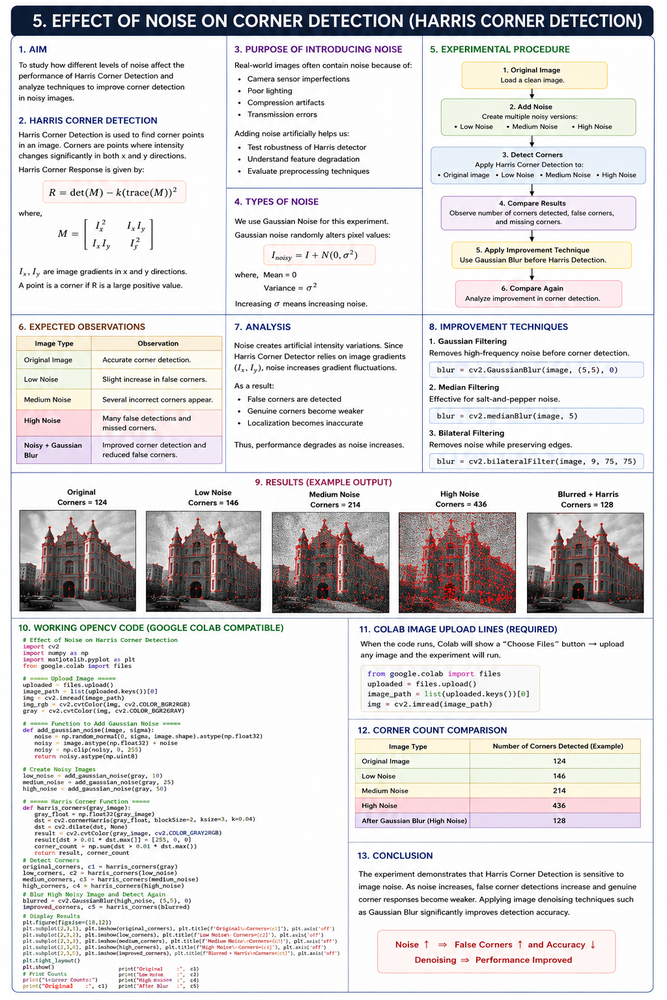
#> input picture CO3/AT1/Q05/q5at1co3.png, 667 x 1000 px, shrunk from 1024 x 1536 before the run
$ python Q5_Code.py
#> lines starting #> are read from the running program, lines starting #| are printed output that depends on the picture
# Effect of Noise on Harris Corner Detection

import cv2
import numpy as np
import matplotlib.pyplot as plt
from google.colab import files

# ===== Upload Image =====
uploaded = files.upload()
#> the answer given: q5at1co3.png

image_path = list(uploaded.keys())[0]

img = cv2.imread(image_path)
#> img is the input picture: shape (1000, 667, 3); mean B, G, R 219.9, 219.3, 221.4

img_rgb = cv2.cvtColor(img, cv2.COLOR_BGR2RGB)
gray = cv2.cvtColor(img, cv2.COLOR_BGR2GRAY)

# ===== Function to Add Gaussian Noise =====

def add_gaussian_noise(image, sigma):

#> called with sigma = 10
    noise = np.random.normal(
        0,
        sigma,
        image.shape
    ).astype(np.float32)

    noisy = image.astype(np.float32) + noise

    noisy = np.clip(noisy, 0, 255)

    return noisy.astype(np.uint8)

# Create Noisy Images

low_noise = add_gaussian_noise(gray, 10)
medium_noise = add_gaussian_noise(gray, 25)
high_noise = add_gaussian_noise(gray, 50)
#> call 3 of add_gaussian_noise, with sigma = 50
#> in add_gaussian_noise (call 3), `noisy = np.clip(noisy, 0, 255)`:
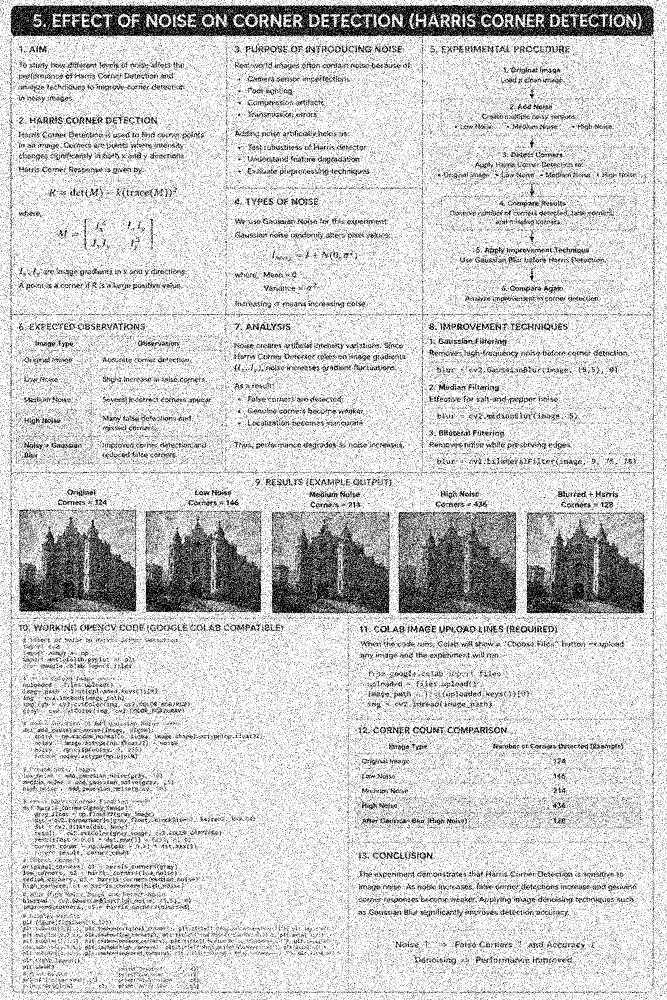
#> noisy: shape (1000, 667) float32; min 0, max 255, mean 206.7

# ===== Harris Corner Function =====

def harris_corners(gray_image):

    gray_float = np.float32(gray_image)

    dst = cv2.cornerHarris(
        gray_float,
        blockSize=2,
        ksize=3,
        k=0.04
    )

    dst = cv2.dilate(dst, None)

    result = cv2.cvtColor(
        gray_image,
        cv2.COLOR_GRAY2RGB
    )

    result[dst > 0.01 * dst.max()] = [255, 0, 0]

    corner_count = np.sum(
        dst > 0.01 * dst.max()
    )
#> corner_count = 133852

    return result, corner_count

# Detect Corners

original_corners, c1 = harris_corners(gray)
#> c1 = 133852
low_corners, c2 = harris_corners(low_noise)
#> in harris_corners (call 2), `result[dst > 0.01 * dst.max()] = [255, 0, 0]`:
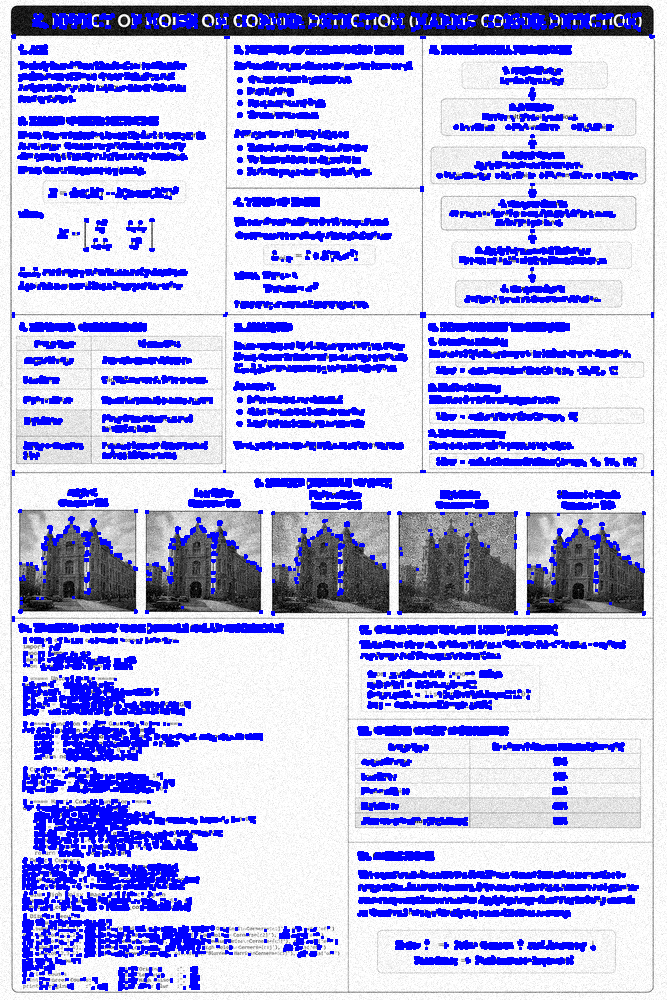
#> result: shape (1000, 667, 3); mean B, G, R 230.9, 180.4, 180.4
#> in harris_corners (call 2), `corner_count = np.sum( dst > 0.01 * dst.max() )`: corner_count = 132087
#> c2 = 132087
medium_corners, c3 = harris_corners(medium_noise)
#> in harris_corners (call 3), `result[dst > 0.01 * dst.max()] = [255, 0, 0]`:
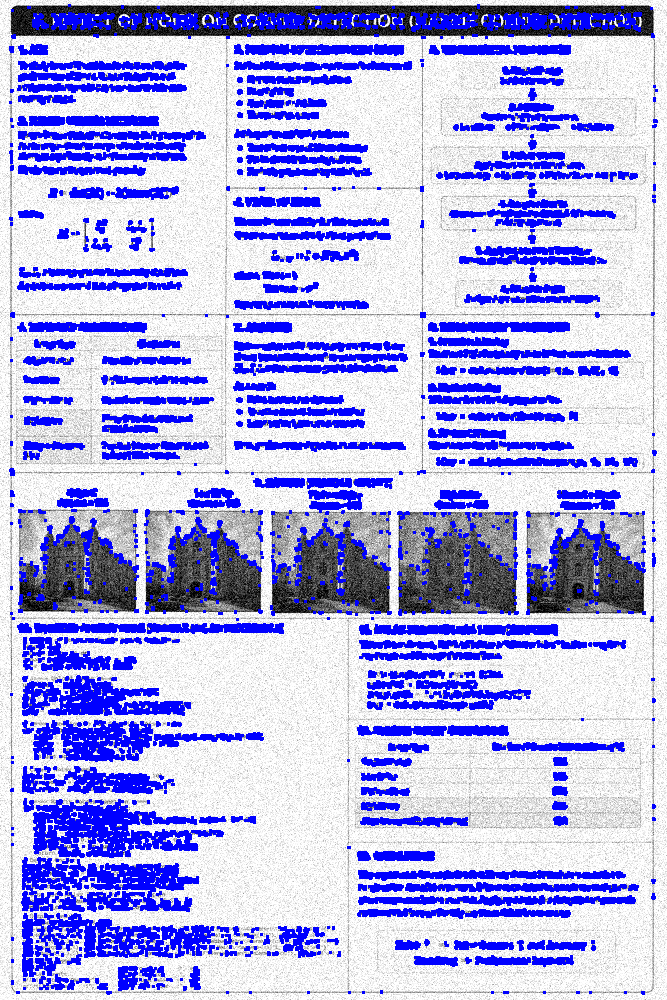
#> result: shape (1000, 667, 3); mean B, G, R 229.1, 172.9, 172.9
#> in harris_corners (call 3), `corner_count = np.sum( dst > 0.01 * dst.max() )`: corner_count = 146975
#> c3 = 146975
high_corners, c4 = harris_corners(high_noise)
#> in harris_corners (call 4), `result[dst > 0.01 * dst.max()] = [255, 0, 0]`:
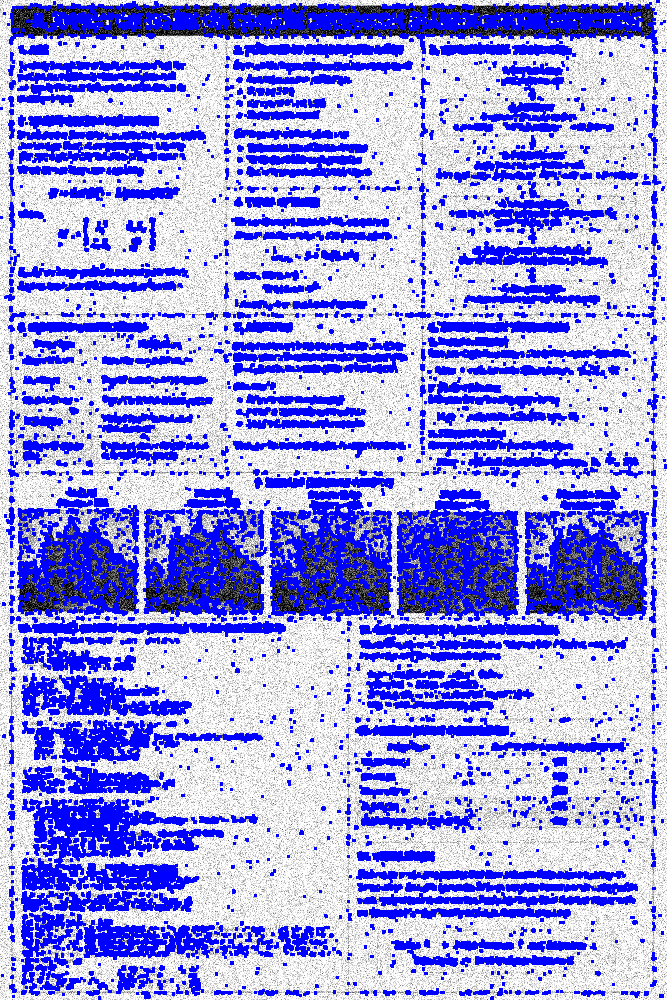
#> result: shape (1000, 667, 3); mean B, G, R 231.2, 150.5, 150.5
#> in harris_corners (call 4), `corner_count = np.sum( dst > 0.01 * dst.max() )`: corner_count = 210949
#> c4 = 210949

# Blur High Noisy Image and Detect Again

blurred = cv2.GaussianBlur(
    high_noise,
    (5, 5),
    0
)

improved_corners, c5 = harris_corners(blurred)
#> in harris_corners (call 5), `dst = cv2.cornerHarris( gray_float, blockSize=2, ksize=3, k=0.04 )`:
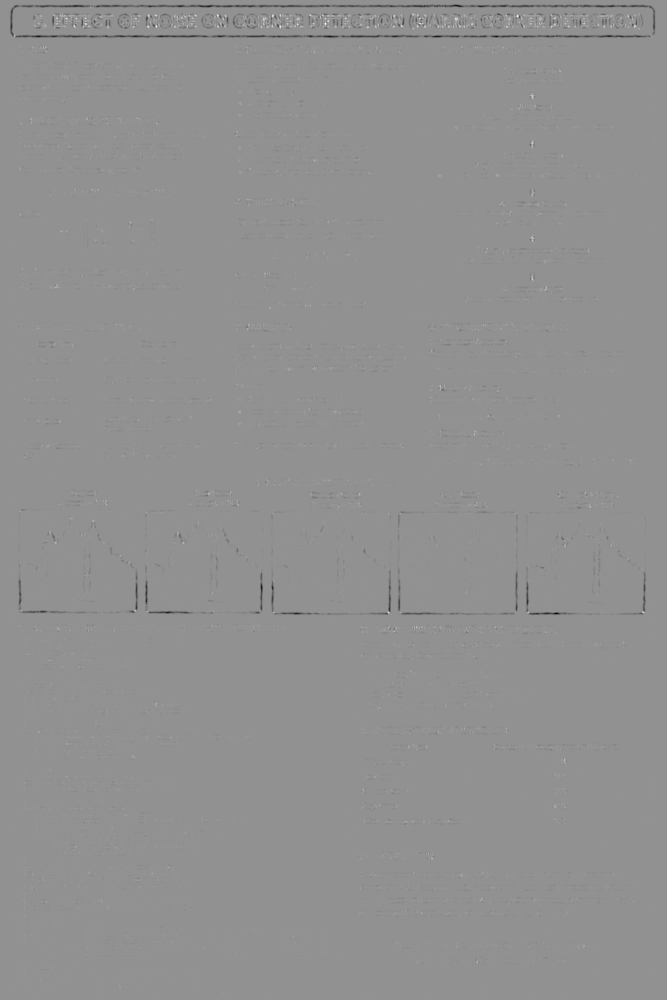
#> dst: shape (1000, 667) float32; min -16429895, max 12358357, mean -47114.7; drawn with min black and max white
#> in harris_corners (call 5), `dst = cv2.dilate(dst, None)`:
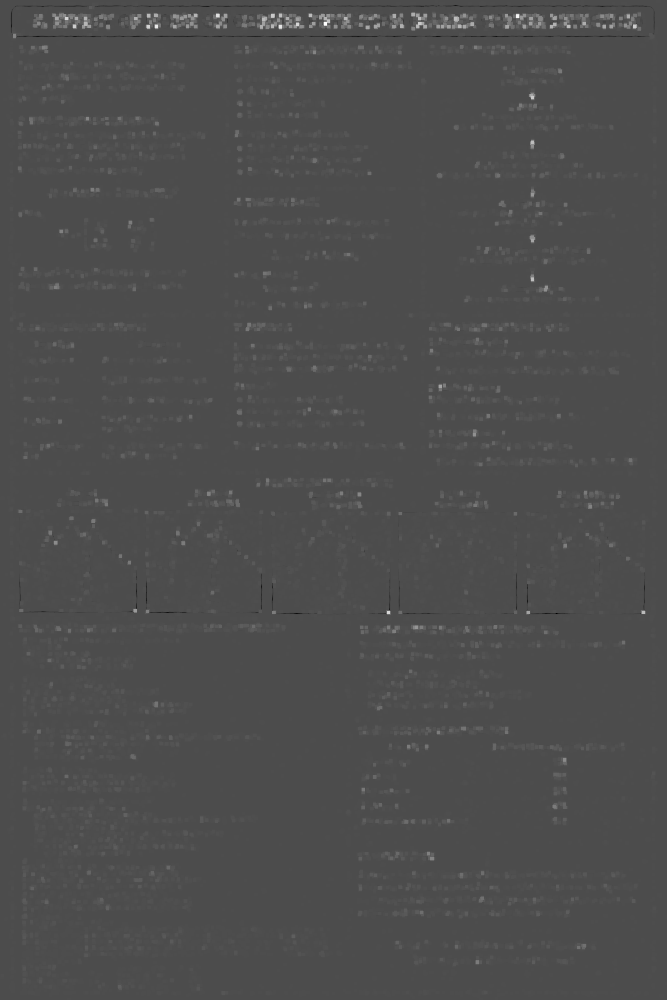
#> dst: shape (1000, 667) float32; min -5316445, max 12358357, mean 95936.2; drawn with min black and max white
#> in harris_corners (call 5), `result[dst > 0.01 * dst.max()] = [255, 0, 0]`:
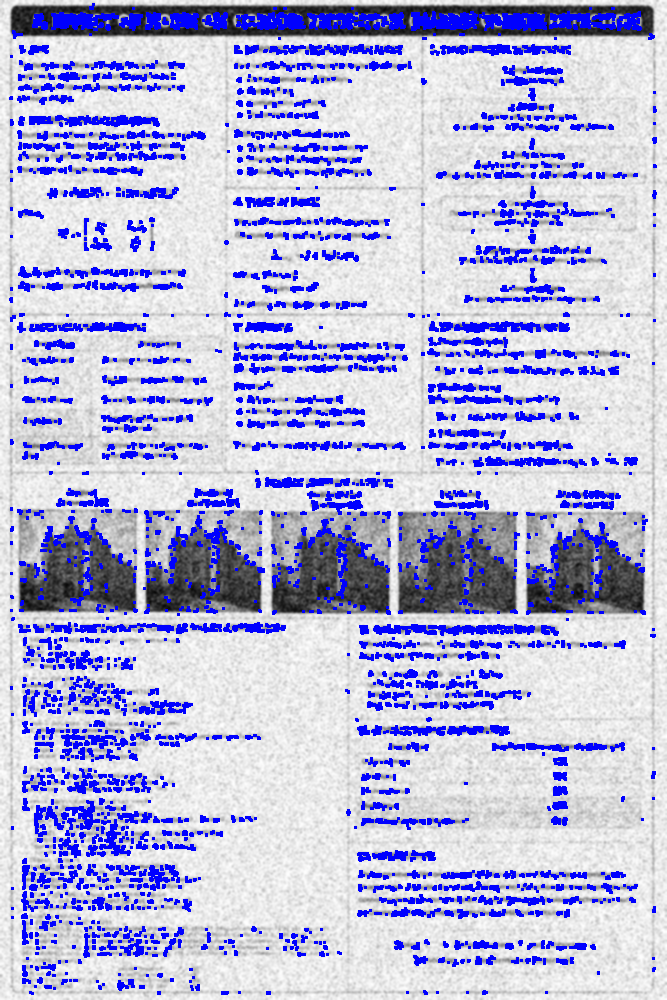
#> result: shape (1000, 667, 3); mean B, G, R 218.3, 181.8, 181.8
#> in harris_corners (call 5), `corner_count = np.sum( dst > 0.01 * dst.max() )`: corner_count = 95287
#> c5 = 95287

# Display Results

plt.figure(figsize=(16, 12))

plt.subplot(2, 3, 1)
plt.imshow(original_corners)
plt.title(f'Original\nCorners={c1}')
plt.axis('off')

plt.subplot(2, 3, 2)
plt.imshow(low_corners)
plt.title(f'Low Noise\nCorners={c2}')
plt.axis('off')

plt.subplot(2, 3, 3)
plt.imshow(medium_corners)
plt.title(f'Medium Noise\nCorners={c3}')
plt.axis('off')

plt.subplot(2, 3, 4)
plt.imshow(high_corners)
plt.title(f'High Noise\nCorners={c4}')
plt.axis('off')

plt.subplot(2, 3, 5)
plt.imshow(improved_corners)
plt.title(f'Blurred + Harris\nCorners={c5}')
plt.axis('off')

plt.tight_layout()
plt.show()
#> figure, not shown here; B, G, R data is drawn as R, G, B

# Print Counts

print("\nCorner Counts:")
print("Original     :", c1)
#| Original     : 133852
print("Low Noise    :", c2)
#| Low Noise    : 132087
print("Medium Noise :", c3)
#| Medium Noise : 146975
print("High Noise   :", c4)
#| High Noise   : 210949
print("After Blur   :", c5)
#| After Blur   : 95287
